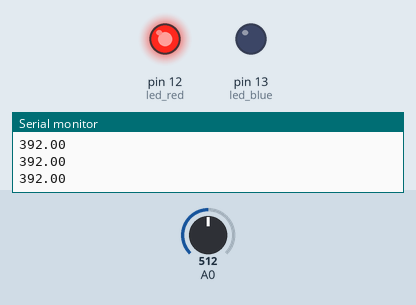
Bench run of a sketch on a simulated Arduino Uno, built with avr-gcc and run on an emulated ATmega328P. On the bench: output pins drawn as LEDs (lit = HIGH), the last lines printed to the serial monitor. The inputs (shaded band) are chosen by the test bench; at power-on: A0 = 512.

Above: at 1.2 s.
1.3 s: A0 set to 171
2.8 s: A0 set to 157
At 3.7 s:
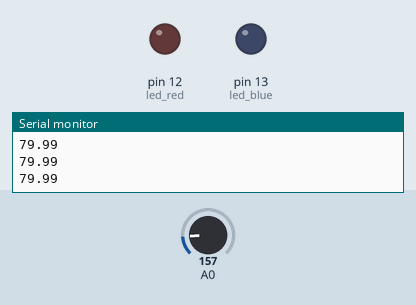
4.3 s: A0 set to 122
At 4.51 s:
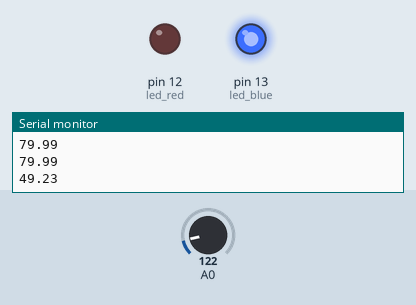
7.3 s: A0 set to 306
At 8.5 s:
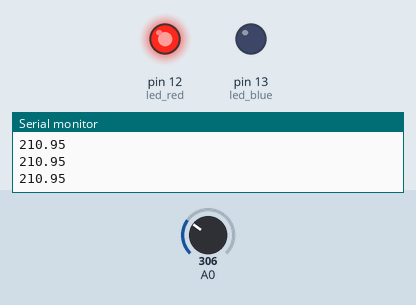
8.8 s: A0 set to 70
At 9.0 s:
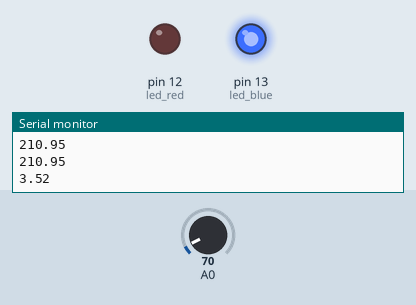
Timing chart, 0 to 11.8 s (numbered marks = the images above; inputs shaded):
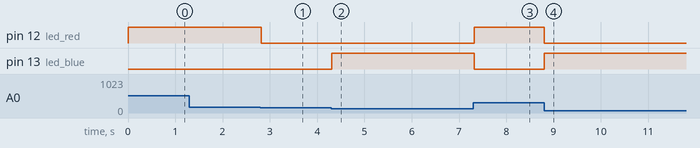

The sketch:

curtains.ino
```cpp
//TMP36 Pin Variables
int temperaturePin = 0; //the analog pin the TMP36's Vout (sense) pin is connected to
                        //the resolution is 10 mV / degree centigrade
                        //(500 mV offset) to make negative temperatures an option

int led_blue = 13;

int led_red = 12;


/*
 * setup() - this function runs once when you turn your Arduino on
 * We initialize the serial connection with the computer
 */
void setup()
{
  Serial.begin(9600);  //Start the serial connection with the copmuter
                       //to view the result open the serial monitor
                       //last button beneath the file bar (looks like a box with an antenae)
pinMode(led_red, OUTPUT);
pinMode(led_blue, OUTPUT);

}

void loop()                     // run over and over again
{

 float temperature = getVoltage(temperaturePin);  //getting the voltage reading from the temperature sensor
 temperature = (((temperature - .5) * 100)* 1.8) + 32;
 //converting from 10 mv per degree wit 500 mV offset
                                                  //to degrees ((volatge - 500mV) times 100)
  Serial.println(temperature);                     //printing the result

  if(temperature < 70.00)
  {
    digitalWrite(led_red, LOW); // I am turning this one on
    digitalWrite(led_blue, HIGH);
    delay(200);
  }

  if (temperature > 80)
  {
    digitalWrite(led_red, HIGH);
    digitalWrite(led_blue, LOW);

  }
else
  {
    digitalWrite(led_red, LOW);
    digitalWrite(led_blue, LOW);
  }


}

                                   //waiting a second


/*
 * getVoltage() - returns the voltage on the analog input defined by
 * pin
 */
float getVoltage(int pin){
 return (analogRead(pin) * .004882814); //converting from a 0 to 1023 digital range
                                        // to 0 to 5 volts (each 1 reading equals ~ 5 millivolts
}
```

Measured:
- the behaviour switches between 158 and 157 on A0 (found by bisection; images 0 and 1)
- after the input at 2.8 s, pin 12 (led_red): HIGH → LOW at once
- after the input at 4.3 s, pin 13 (led_blue): LOW → HIGH at once
- after the input at 7.3 s, pin 12 (led_red): LOW → HIGH at once; pin 13 (led_blue): HIGH → LOW at once
- after the input at 8.8 s, pin 12 (led_red): HIGH → LOW at once; pin 13 (led_blue): LOW → HIGH at once
